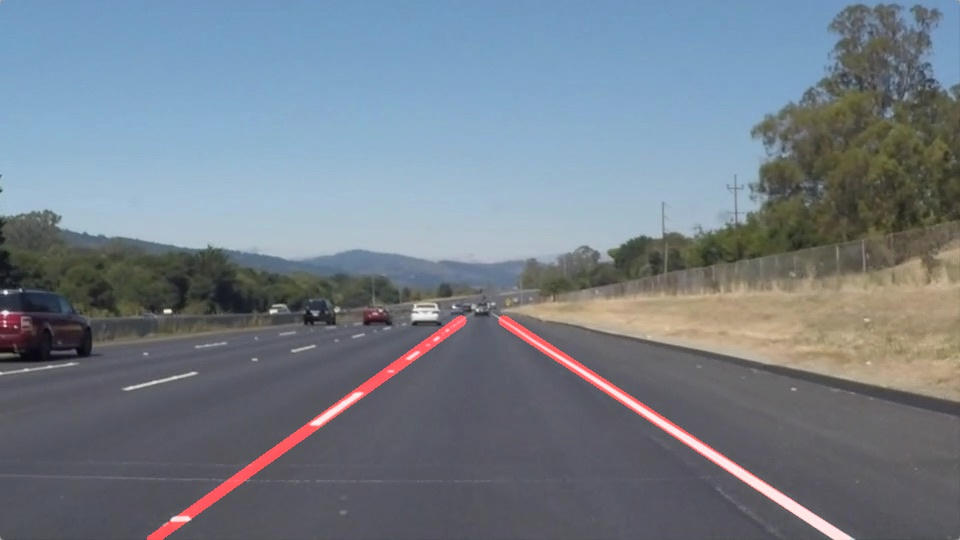
#> input picture examples/laneLines_thirdPass.jpg, 960 x 540 px; its folder holds only this picture in this run
$ python -i lane_line_detection.py   (imports and definitions only)
#> lines starting #> are read from the running program, lines starting #| are printed output that depends on the picture; after the words box and inside, x2 and y2 are one past the last pixel; in counts of white or black regions, pixels touching at a corner belong together
#!/usr/bin/env python3
# -*- coding: utf-8 -*-
"""
Created on Fri Dec 25 18:37:22 2020

@author: sprasad

frame29044.jpg
"""

#importing some useful packages
import matplotlib.pyplot as plt
import matplotlib.image as mpimg
import numpy as np
import cv2
# import math
import os
from moviepy.editor import VideoFileClip

y_down= 615
y_up  = 460
# verts = [[[250,y_down],[530,y_up],[800,y_up],[1100, y_down]]]
verts = [[[300,y_down],[580,y_up],[800,y_up],[1100, y_down]]]

v     = np.asarray(verts)
v1    = y_down
v2    = y_up
def grayscale(img):
    """Applies the Grayscale transform
    This will return an image with only one color channel
    but NOTE: to see the returned image as grayscale
    (assuming your grayscaled image is called 'gray')
    you should call plt.imshow(gray, cmap='gray')"""
    return cv2.cvtColor(img, cv2.COLOR_RGB2GRAY)
    # Or use BGR2GRAY if you read an image with cv2.imread()
    # return cv2.cvtColor(img, cv2.COLOR_BGR2GRAY)

def canny(img, low_threshold, high_threshold):
    """Applies the Canny transform"""
    return cv2.Canny(img, low_threshold, high_threshold)

def gaussian_blur(img, kernel_size):
    """Applies a Gaussian Noise kernel"""
    return cv2.GaussianBlur(img, (kernel_size, kernel_size), 0)

def region_of_interest(img, vertices):
    """
    Applies an image mask.

    Only keeps the region of the image defined by the polygon
    formed from `vertices`. The rest of the image is set to black.
    `vertices` should be a numpy array of integer points.
    """
    #defining a blank mask to start with
    mask = np.zeros_like(img)

    #defining a 3 channel or 1 channel color to fill the mask with depending on the input image
    if len(img.shape) > 2:
        channel_count = img.shape[2]  # i.e. 3 or 4 depending on your image
        ignore_mask_color = (255,) * channel_count
    else:
        ignore_mask_color = 255

    #filling pixels inside the polygon defined by "vertices" with the fill color
    cv2.fillPoly(mask, vertices, ignore_mask_color)

    #returning the image only where mask pixels are nonzero
    masked_image = cv2.bitwise_and(img, mask)
    return masked_image, mask

def average_pos(lines):

    def compute_coeffs(line):
        line = list(line.flatten())
        x1,y1,x2,y2 = line
        m = (y2-y1)/(x2-x1)
        b = y1-m*x1
        return m, b

    def m_b_points(m,b):

        # y1 = 590
        y1 = v1
        x1 = (y1-b)/ m

        # y2 = 450
        y2 = v2
        x2 = (y2-b)/ m
        return int(x1),int(y1),int(x2),int(y2)

    left_line  = list()
    right_line = list()
    for line in lines:
        m, b = compute_coeffs(line)
        if m > 0:
            left_line.append((m,b))
        else:
            right_line.append((m,b))

    left_line  = np.array(left_line)
    right_line = np.array(right_line)
    left_line  = np.median(left_line,axis=0)
    right_line = np.median(right_line,axis=0)
    left_line  = m_b_points(*left_line)
    right_line = m_b_points(*right_line)
    return np.array([left_line,right_line])


##def draw_lines(img, lines, color=[255, 0, 0], thickness=2):
def draw_lines(img, lines, color=[255, 0, 0], thickness=8):

    """
    NOTE: this is the function you might want to use as a starting point once you want to
    average/extrapolate the line segments you detect to map out the full
    extent of the lane (going from the result shown in raw-lines-example.mp4
    to that shown in P1_example.mp4).

    Think about things like separating line segments by their
    slope ((y2-y1)/(x2-x1)) to decide which segments are part of the left
    line vs. the right line.  Then, you can average the position of each of
    the lines and extrapolate to the top and bottom of the lane.

    This function draws `lines` with `color` and `thickness`.
    Lines are drawn on the image inplace (mutates the image).
    If you want to make the lines semi-transparent, think about combining
    this function with the weighted_img() function below
    """
    lines = average_pos(lines)

    ##line_img = np.zeros((img.shape[0], img.shape[1], 3), dtype=np.uint8)

    for line in lines:
        ## average
        ##for x1,y1,x2,y2 in line:
        x1,y1,x2,y2 = list(line)
        cv2.line(img, (x1, y1), (x2, y2), color, thickness)


def hough_lines(img, rho, theta, threshold, min_line_len, max_line_gap):
    """
    `img` should be the output of a Canny transform.

    Returns an image with hough lines drawn.
    """
    lines = cv2.HoughLinesP(img, rho, theta, threshold, np.array([]), minLineLength=min_line_len, maxLineGap=max_line_gap)

    ## average
    lines = average_pos(lines)
    ##
    line_img = np.zeros((img.shape[0], img.shape[1], 3), dtype=np.uint8)


    draw_lines(line_img, lines)
    return line_img, lines

# Python 3 has support for cool math symbols.

def weighted_img(img, initial_img, α=0.8, β=1., γ=0.):
    """
    `img` is the output of the hough_lines(), An image with lines drawn on it.
    Should be a blank image (all black) with lines drawn on it.

    `initial_img` should be the image before any processing.

    The result image is computed as follows:

    initial_img * α + img * β + γ
    NOTE: initial_img and img must be the same shape!
    """
    return cv2.addWeighted(initial_img, α, img, β, γ)


def process_image(image):
    # NOTE: The output you return should be a color image (3 channel) for processing video below
    # TODO: put your pipeline here,
    # you should return the final output (image where lines are drawn on lanes)
    image_gray                 = grayscale(image)
    image_gaus                 = gaussian_blur(image_gray,7)
    image_canny                = canny(image_gaus, 50, 150)

    # poly_vert                  = np.array([[[150,625],[525,460],[755,460],[1130, 625]]],dtype=np.int32)
    # poly_vert                  = np.array([[[150,625],[525,460],[755,460],[1130, 625]]],dtype=np.int32)
    poly_vert                  = np.array(verts,dtype=np.int32)

    image_canny_filtered, mask = region_of_interest(image_canny,poly_vert)
    # mask1                      = mask.copy()

    # hough_img,lines = hough_lines(image_canny_filtered,rho=2,theta=np.pi/180,threshold=10, min_line_len=2,max_line_gap=45)
    hough_img,lines = hough_lines(image_canny_filtered,rho=2,theta=np.pi/180,threshold=15, min_line_len=15,max_line_gap=45)

    # you should return the final output (image where lines are drawn on lanes)

    return weighted_img(image,hough_img)


# %%
fig_ind  = 4
dir_name = "./frames_20201229_test/"
# file_list = os.listdir("./hwy880_test_frames/")
# [1 line that did not run here, left out]

# image = mpimg.imread("./hwy880_test_frames/"+ file_list[fig_ind])
# [7 lines not run here, left out]


# [1 line that did not run here, left out]
# [1 line not run here, left out]
# [1 line that did not run here, left out]
# [1 line not run here, left out]
# image_canny                = canny(image_gaus, 50,150)
# [1 line that did not run here, left out]

# poly_vert                  = np.array([[[150,625],[525,460],[755,460],[1130, 625]]],dtype=np.int32)
# poly_vert                  = np.array([[[200,625],[530,460],[750,460],[1080, 625]]],dtype=np.int32)
# 20201227
poly_vert                  = np.array(verts,dtype=np.int32)

# [1 line that did not run here, left out]
# mask1                      = mask.copy()

# [1 line that did not run here, left out]

# [20 lines not run here, left out]

# [7 lines of commented-out code are left out]

out_video = "Rec_20201229_162513_test_out.mp4"
# [1 line that did not run here, left out]
# [1 line that did not run here, left out]
# [1 line not run here, left out]

>>> import cv2
>>> picture = cv2.cvtColor(cv2.imread('examples/laneLines_thirdPass.jpg'), cv2.COLOR_BGR2RGB)
>>> result = process_image(picture)
#> in grayscale, `return cv2.cvtColor(img, cv2.COLOR_RGB2GRAY)`:
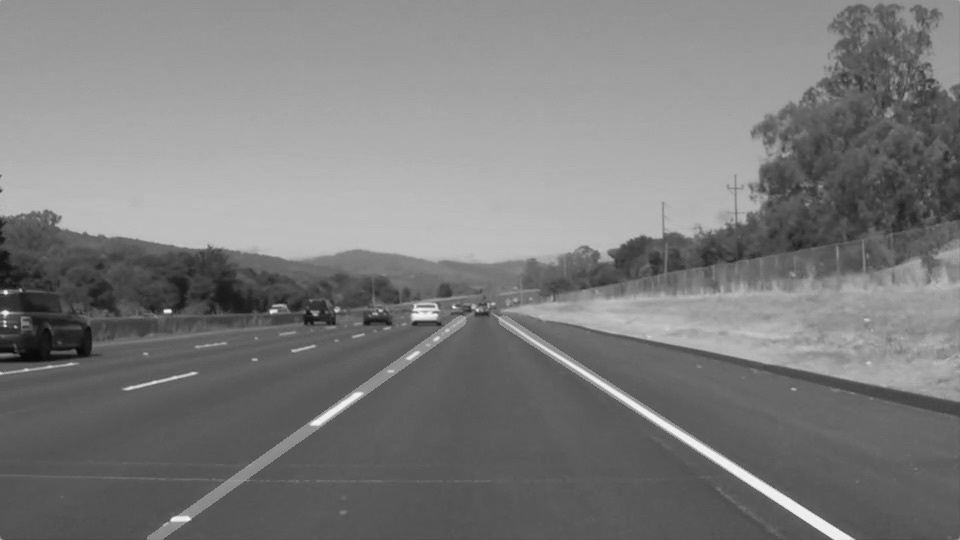
#> returned value: shape (540, 960); min 8, max 246, mean 124.2
#> in canny, `return cv2.Canny(img, low_threshold, high_threshold)`:
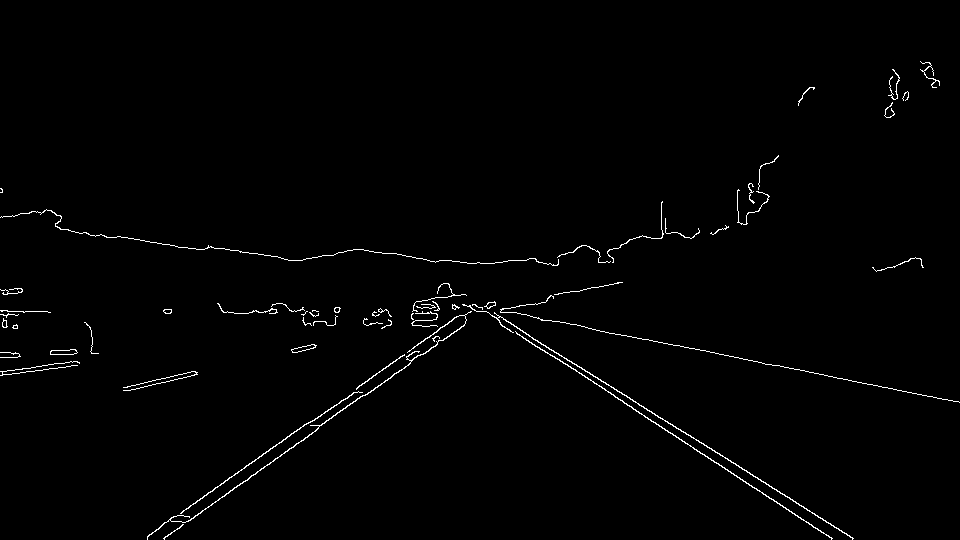
#> returned value: shape (540, 960); 1.1% white in thin lines or dots, all inside (x1, y1, x2, y2) = (0, 61, 960, 540)
#> in region_of_interest, `cv2.fillPoly(mask, vertices, ignore_mask_color)`:
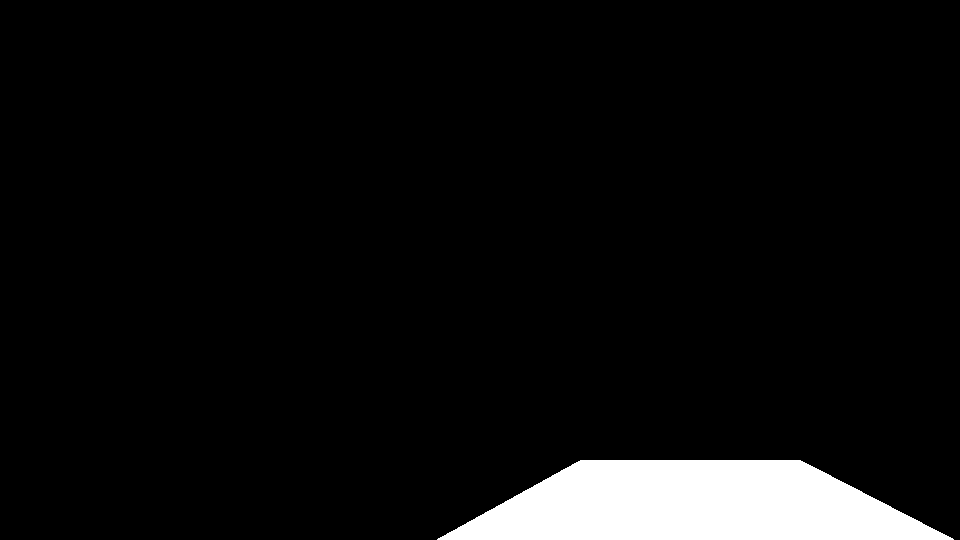
#> mask: shape (540, 960); 5.7% white; 1 white region, box (x1, y1, x2, y2) and area: (437, 460, 954, 540) 29589
#> in region_of_interest, `masked_image = cv2.bitwise_and(img, mask)`:
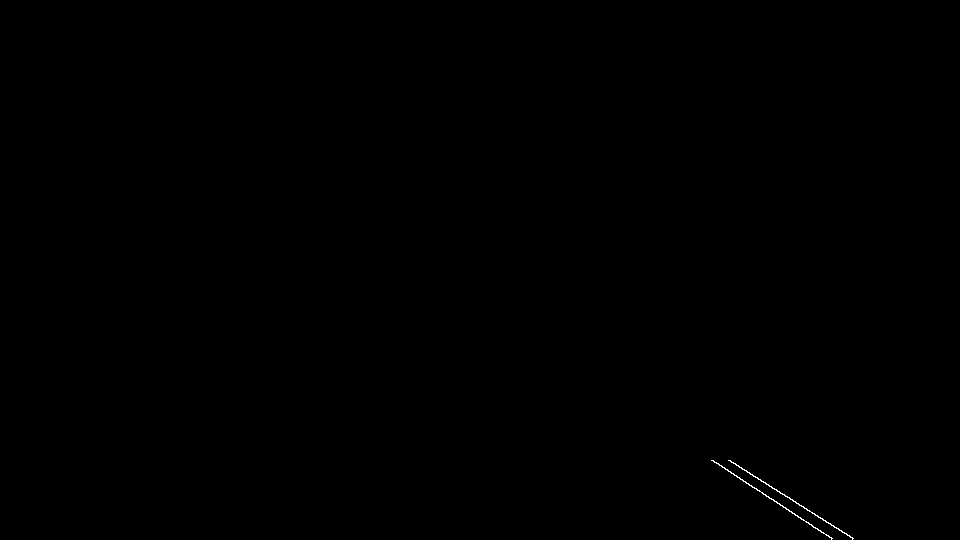
#> masked_image: shape (540, 960); 0.08% white in thin lines or dots, all inside (x1, y1, x2, y2) = (711, 460, 854, 540)
#> in hough_lines, `lines = cv2.HoughLinesP(img, rho, theta, threshold, np.array([]), minL..`: lines = [[729, 460, 852, 537], [712, 460, 832, 538], [793, 501, 845, 533], [798, 517, 831, 538], [826, 522, 853, 538], [713, 461, 766, 496]]
#> the loop in average_pos, `for line in lines:` made 6 passes
#> (x1 in compute_coeffs, y1 in compute_coeffs, x2 in compute_coeffs, y2 in compute_coeffs, m, b) on passes 1 to 6: (729, 460, 852, 537, 0.626, 3.63), (712, 460, 832, 538, 0.65, -2.8), (793, 501, 845, 533, 0.615, 13), (798, 517, 831, 538, 0.636, 9.18), (826, 522, 853, 538, 0.593, 32.52), (713, 461, 766, 496, 0.66, -9.85)
#> after the loop in average_pos, `for line in lines:`: left_line = [(0.626, 3.63), (0.65, -2.8), (0.615, 13), (0.636, 9.18), (0.593, 32.52), (0.66, -9.85)]; right_line = []
#> in average_pos, `left_line  = np.array(left_line)`: left_line = [[0.626, 3.63], [0.65, -2.8], [0.615, 13], [0.636, 9.18], [0.593, 32.52], [0.66, -9.85]]
#> in average_pos, `right_line = np.array(right_line)`: right_line = empty array
#> in average_pos, `left_line  = np.median(left_line,axis=0)`: left_line = [0.631, 6.41]
#> in average_pos, `right_line = np.median(right_line,axis=0)`: right_line = nan
#> in m_b_points, `x1 = (y1-b)/ m`: x1 = 964.2
#> in m_b_points, `x2 = (y2-b)/ m`: x2 = 718.6
#> in average_pos, `left_line  = m_b_points(*left_line)`: left_line = (964, 615, 718, 460)
#> (the run stopped early here; a loop or call above may not have finished)
